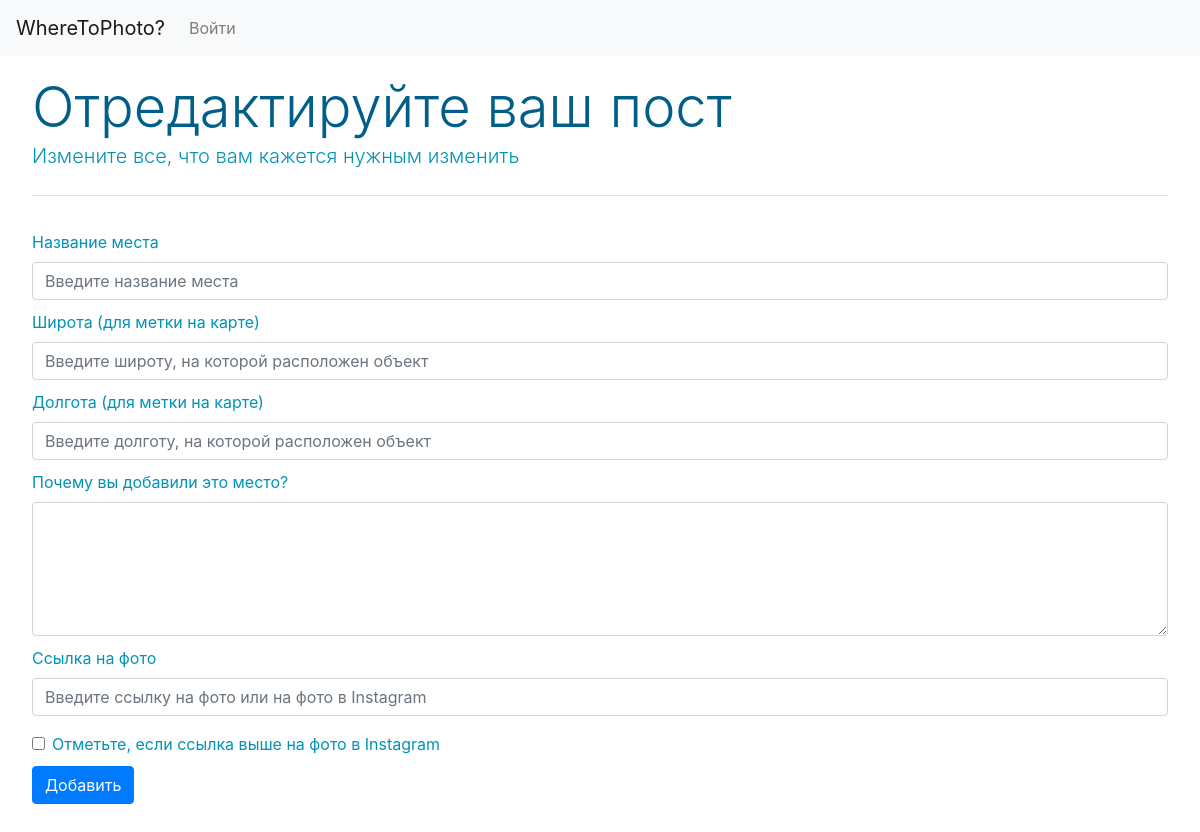
Before: /edit/37.6195134 55.761925  with the older database file.
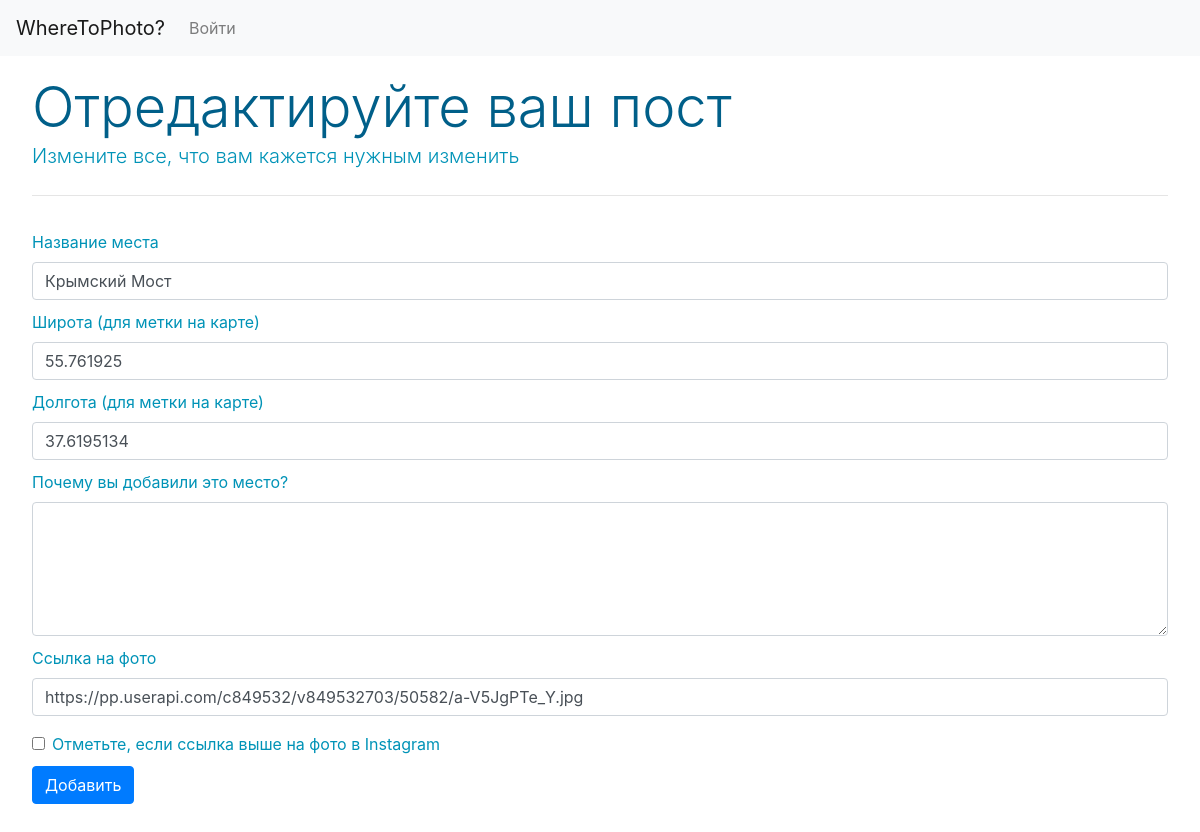
After: the same page with the newer database file.
### db_users.py (models this page shows)
class Article(Base):
    __tablename__='article'
    ID = Column(Integer, primary_key=True,autoincrement=True)
    subject = Column(String(), nullable=False)
    latitude = Column(String(), nullable=False)
    longitude = Column(String(), nullable=False)
    added_by = Column(String(), nullable=False)
    pic_url = Column(String(), nullable=False)
    description  = Column(String(), nullable=False)
    url = Column(String(), nullable=False)
    created_at = Column(Date, default=datetime.datetime.now())
    likes =  Column(Integer, nullable = False)

### app.py (the view, shortened to what this page needs)
@app.route("/edit/<path:url>",methods = ['GET','POST'])
def edit(url):
    t = get_article(url)
    if request.method == "GET":
        return render("edit.html", visibility_ok = "collapse", visibility_danger = "collapse",t = t)

### app.py (called while the page is built)
def render_str(template,**params):
   t = jinja_env.get_template(template)
   return t.render(params)

def render(template, **kw):
   return render_str(template, **kw)

### db_process.py (called while the page is built)
def init_db(db_name = 'sqlite:///users.db'): #инициализация инструментов для доступа к базе данных
	engine = create_engine(db_name,connect_args={'check_same_thread': False})
	Base.metadata.bind = engine
	DBSession = sessionmaker(bind=engine, autoflush = True)
	session = DBSession()
	return session

def get_article(url): # получение поста
	session = init_db()
	art = session.query(Article.subject, Article.latitude,
		Article.longitude, Article.added_by, Article.pic_url,
		Article.description,Article.created_at).filter(Article.url == url).order_by(Article.ID)
	return art.one_or_none()

### templates/edit.html (shortened to what this page needs)
<!DOCTYPE html>
<html>
<head>
	{% include "cssjs.html"%}
</head>
<body>
{% include "navbar.html" %}
<div class="jumbotron">
  <h1 class="display-4">Отредактируйте ваш пост</h1>
  <p class="lead" >Измените все, что вам кажется нужным изменить</p>
  <hr class="my-4">
  <form method="POST">
  	<div class="form-group">
    <label for="subject">Название места</label>
    <input class="form-control" type="text" placeholder="Введите название места" id="login" name="subject" value="{{t[0]}}" >
    <label for="latitude">Широта (для метки на карте)</label>
    <input class="form-control" type="text" placeholder="Введите широту, на которой расположен объект" id="login" name="latitude" value="{{t[1]}}">
    <label for="longitude">Долгота (для метки на карте)</label>
    <input class="form-control" type="text" placeholder="Введите долготу, на которой расположен объект" id="login" name="longitude" value="{{t[2]}}" >
    <label for="details">Почему вы добавили это место?</label>
    <textarea class="form-control" id="exampleFormControlTextarea1" rows="5" name="details">{{t[5]}}</textarea>
    <label for="longitude">Ссылка на фото</label>
    <input class="form-control" type="text" placeholder="Введите ссылку на фото или на фото в Instagram" id="login" name="pic_url" value="{{t[4]}}">
  </div>
  <div class="form-check">
    <input class="form-check-input" type="checkbox" id="instaCheck" name="instaCheck">
    <label class="form-check-label" for="instaCheck">
    Отметьте, если ссылка выше на фото в Instagram
    </label>
  </div>
  <button type="submit" class="btn btn-primary" >Добавить</button>
</form>
</div>
</body>
</html>

### templates/cssjs.html (shortened to what this page needs)
<link rel="stylesheet" href="https://maxcdn.bootstrapcdn.com/bootstrap/4.0.0/css/bootstrap.min.css">

### templates/navbar.html (shortened to what this page needs)
{% block content %}
<nav class="navbar fixed-top navbar-expand-lg navbar-light bg-light">
  <a class="navbar-brand" href="/">WhereToPhoto?</a>
  <div class="collapse navbar-collapse" id="navbarNavDropdown">
    <ul class="navbar-nav">
      {% if visibility == "visible" %}
      <li class="nav-item">
        <form method="post">
        <button type="submit" class="btn btn-outline-light" style="padding:0px;" name="logout"><a class="nav-link" role="button" >Выйти</a></button>
      </form>
      </li>
      <li class="nav-item">
        <button type="button" class="btn btn-outline-light" style="padding:0px;"><a class="nav-link" href="/addnew">Добавить место</a></button>
      </li>
      <li class="nav-item">
        <button type="button" class="btn btn-outline-light" style="padding:0px;"><a class="nav-link" href="/help">Как добавить статью?</a></button>
      </li>
      {% else %}
      <li class="nav-item ">
        <a class="nav-link" href="#exampleModal" data-toggle="modal" data-target="#exampleModal">Войти <span class="sr-only">(current)</span></a>
      </li>
      {% endif %}
    </ul>
  </div>
</nav>
{% endblock %}

### templates/cssjs.html (style rules this page uses)
.jumbotron { background-color: #ffff; padding-left: auto; padding-right: auto; overflow: auto; min-width: 326px; margin-top:10px; //margin-right: 5%; border-radius: 10px; }
.display-4 { word-wrap: break-word; height: auto; margin: auto; margin-top: 0px; }
a:link { text-decoration: none; }

### templates/edit.html (style rules this page uses)
h1 { color:#005f89; }
.lead { color:#0093b7; }
.jumbotron { background-color:#fff; }
label { color:#0093b7; margin-top: 10px; }
.form-check-label { margin-top: 0; margin-bottom: 10px; }

Changed rows visible on the page:
added Article: subject "Крымский Мост", latitude "55.761925", longitude "37.6195134", pic_url "https://pp.userapi.com/c849532/v849532703/50582/a-V5JgPTe_Y.jpg"
